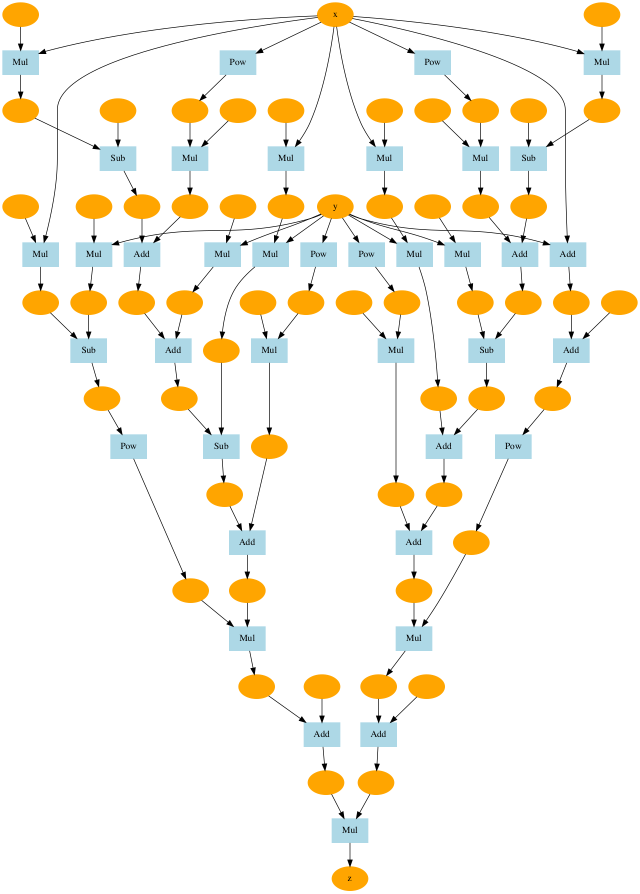
#> input picture pypznn1/deeplearning/goldstein.png, 1280 x 1787 px (shown at 1/2 size); its folder holds only this picture in this run
$ python -i transforms.py   (imports and definitions only)   (older library calls are emulated)
#> lines starting #> are read from the running program, lines starting #| are printed output that depends on the picture
### pypznn1/deeplearning/core.py
import contextlib
import numpy as np
import weakref
import pypznn1.deeplearning

class Config:
    enable_backprop = True
    train = True

# [8 lines left out: function using_config, not called in this run]

def no_grad():
    return using_config('enable_backprop', False)

def test_mode():
    return using_config('train', False)


try:
    import cupy
    array_types = (np.ndarray, cupy.ndarray)
except ImportError:
    array_types = (np.ndarray)

class Variable:
    __array_priority__ = 200

    # [10 lines left out: function __init__, not called in this run]

    @property
    def shape(self):
        return self.data.shape

    @property
    def ndim(self):
        return self.data.ndim

    @property
    def size(self):
        return self.data.size

    @property
    def dtype(self):
        return self.data.dtype

    @property
    def T(self):
        return pypznn1.deeplearning.functions.transpose(self)

    def __len__(self):
        return len(self.data)

    # [5 lines left out: function __repr__, not called in this run]

    def set_creator(self, func):
        self.creator = func
        self.generation = func.generation + 1

    # [37 lines left out: function backward, not called in this run]

    def unchain(self):
        self.creator = None

    # [9 lines left out: function unchain_backward, not called in this run]

    def cleargrad(self):
        self.grad = None

    # [12 lines left out: functions reshape, transpose, not called in this run]

    def sum(self, axis=None, keepdims=False):
        return pypznn1.deeplearning.functions.sum(self, axis, keepdims)

    def to_cpu(self):
        if self.data is not None:
            self.data = pypznn1.deeplearning.cuda.as_numpy(self.data)

    def to_gpu(self):
        if self.data is not None:
            self.data = pypznn1.deeplearning.cuda.as_cupy(self.data)

# [9 lines left out: functions as_array, as_variable, not called in this run]

class Parameter(Variable):
    pass

class Function:
    # [17 lines left out: function __call__, not called in this run]

    def forward(self, xs):
        raise NotImplementedError()

    def backward(self, gys):
        raise NotImplementedError()

class Add(Function):
    # [11 lines left out: functions forward, backward, not called in this run]

class Mul(Function):
    def forward(self, x0, x1):
        y = x0 * x1
        return y

    # [7 lines left out: function backward, not called in this run]

class Neg(Function):
    def forward(self, x):
        return -x

    def backward(self, gy):
        return -gy

class Sub(Function):
    # [11 lines left out: functions forward, backward, not called in this run]

class Div(Function):
    def forward(self, x0, x1):
        y = x0 / x1
        return y

    # [8 lines left out: function backward, not called in this run]

class Pow(Function):
    def __init__(self, c):
        self.c = c

    def forward(self, x):
        y = x ** self.c
        return y

    # [15 lines left out: functions backward, add, mul, not called in this run]

def neg(x):
    f = Neg()
    return f(x)

# [19 lines left out: functions sub, rsub, div, rdiv, not called in this run]

def pow(x, c):
    f = Pow(c)
    return f(x)

def setup_variable():
    Variable.__add__ = add
    Variable.__radd__ = add
    Variable.__mul__ = mul
    Variable.__rmul__ = mul
    Variable.__neg__ = neg
    Variable.__sub__ = sub
    Variable.__rsub__ = rsub
    Variable.__truediv__ = div
    Variable.__rtruediv__ = rdiv
    Variable.__pow__ = pow

    from pypznn1.deeplearning.functions import get_item
    Variable.__getitem__ = get_item

### pypznn1/deeplearning/transforms.py
import numpy as np
try:
    import Image
except ImportError:
    from PIL import Image
from pypznn1.deeplearning.utils import pair

class Compose:
    def __init__(self, transforms=[]):
        self.transforms = transforms

    # [6 lines left out: function __call__, not called in this run]

class Convert:
    def __init__(self, mode='RGB'):
        self.mode = mode

    # [8 lines left out: function __call__, not called in this run]

class Resize:
    def __init__(self, size, mode=Image.BILINEAR):
        self.size = pair(size)
        self.mode = mode

    def __call__(self, img):
        return img.resize(self.size, self.mode)

class CenterCrop:
    def __init__(self, size):
        self.size = pair(size)

    # [8 lines left out: function __call__, not called in this run]

class ToArray:
    def __init__(self, dtype=np.float32):
        self.dtype = dtype

    # [10 lines left out: function __call__, not called in this run]

class ToPIL:
    def __call__(self, array):
        data = array.transpose(1, 2, 0)
        return Image.fromarray(data)

class RandomHorizontalCrip:
    pass

class Normalize:
    def __init__(self, mean=0, std=1):
        self.mean = mean
        self.std = std

    # [12 lines left out: function __call__, not called in this run]

class Flatten:
    def __call__(self, array):
        return array.flatten()

class AsType:
    def __init__(self, dtype=np.float32):
        self.dtype = dtype

    def __call__(self, array):
        return array.astype(self.dtype)

ToFloat = AsType

class ToInt(AsType):
    def __init__(self, dtype=np.int):
        self.dtype = dtype

>>> import cv2
>>> picture = cv2.imread('goldstein.png', cv2.IMREAD_GRAYSCALE)
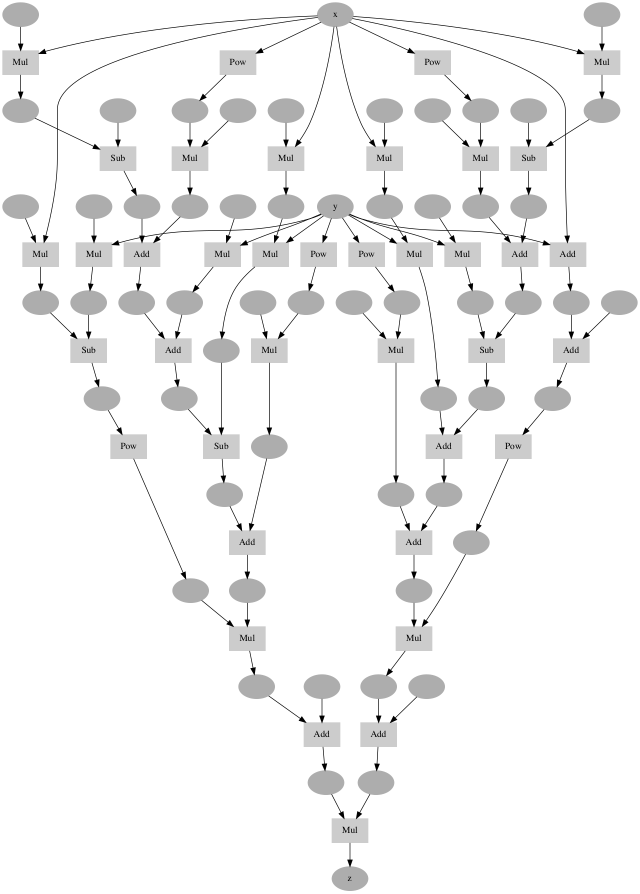
#> picture: shape (1787, 1280) (shown at 1/2 size); min 0, max 255, mean 243.2
>>> result = Convert()(picture)
#> (the run stopped early here; a loop or call above may not have finished)

$ run again, on pypznn1/deeplearning/model.png
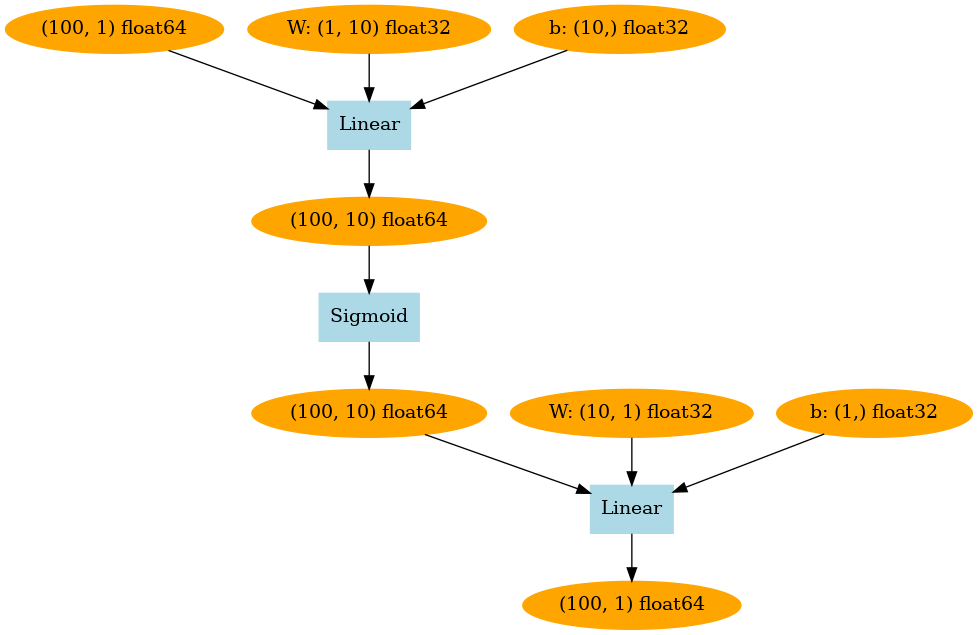
#> input picture pypznn1/deeplearning/model.png, 978 x 635 px
#> `picture = cv2.imread('goldstein.png', cv2.IMREAD_GRAYSCALE)`:
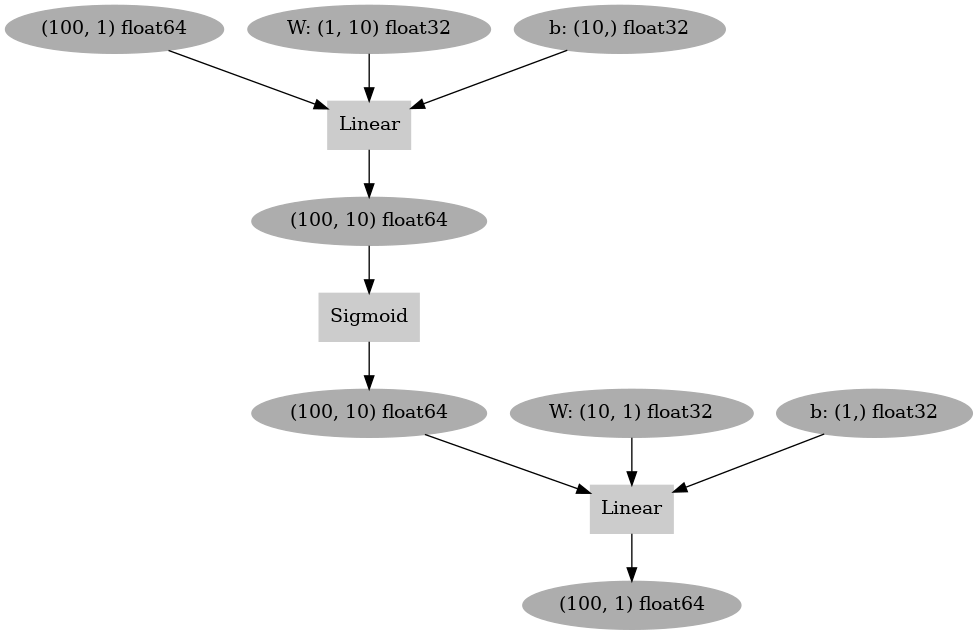
#> picture: shape (635, 978); min 0, max 255, mean 242.4

$ run again, on pypznn1/deeplearning/my_sin.png
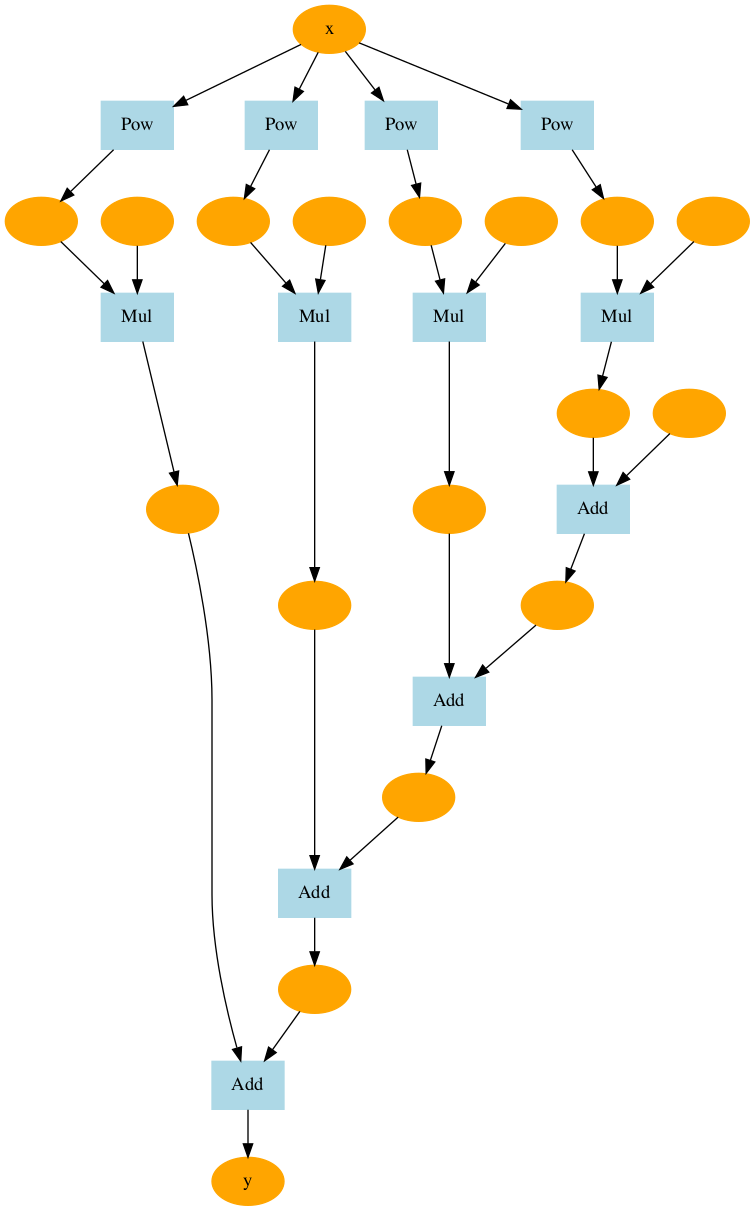
#> input picture pypznn1/deeplearning/my_sin.png, 755 x 1211 px
#> `picture = cv2.imread('goldstein.png', cv2.IMREAD_GRAYSCALE)`:
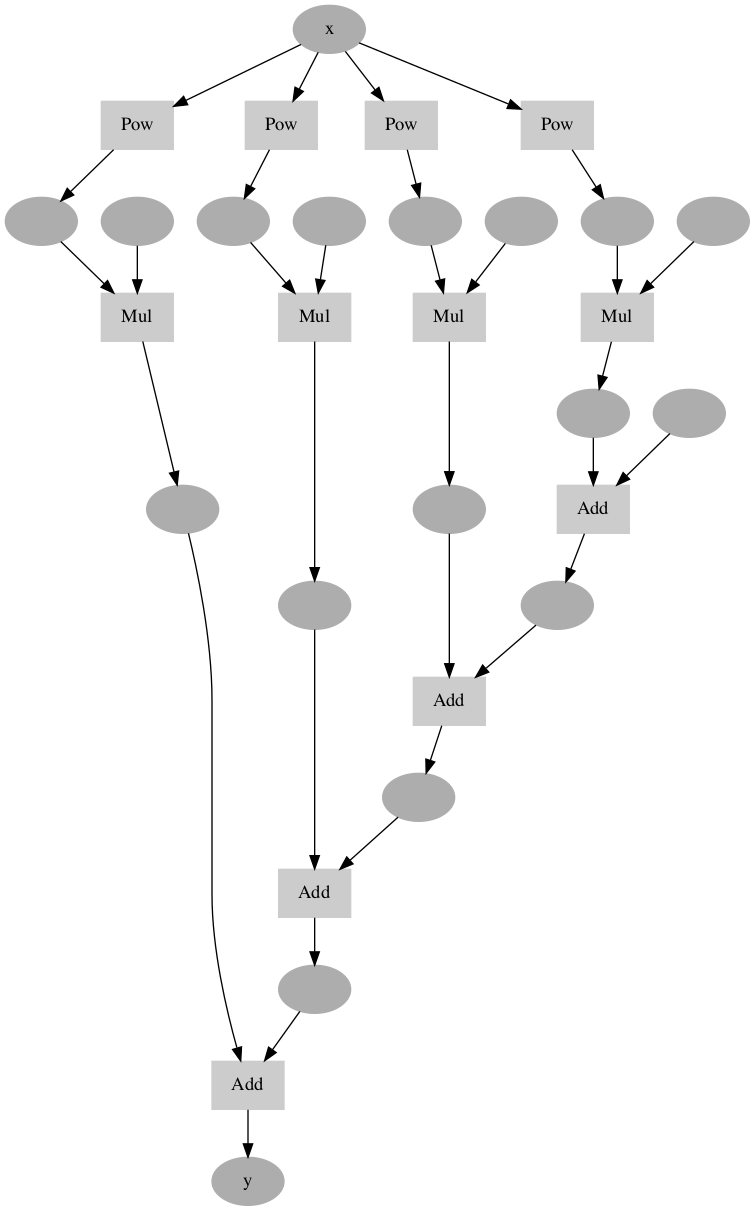
#> picture: shape (1211, 755); min 0, max 255, mean 245.9

$ run again, on pypznn1/deeplearning/tanh.png
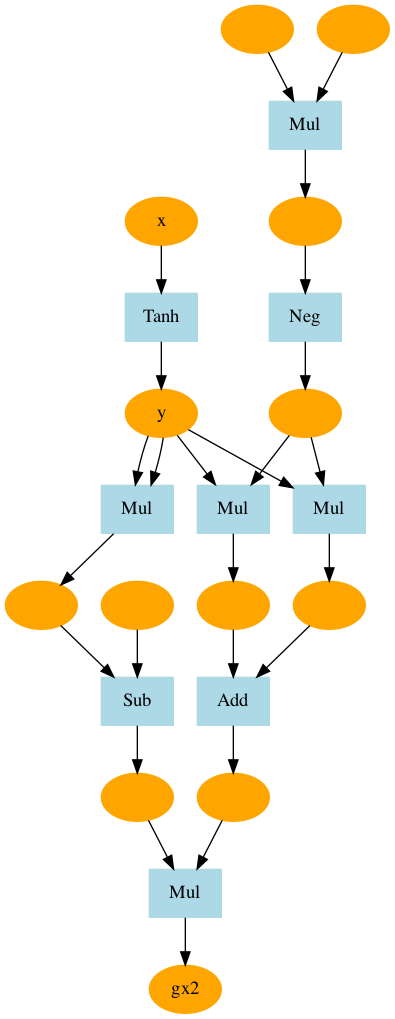
#> input picture pypznn1/deeplearning/tanh.png, 395 x 1019 px
#> `picture = cv2.imread('goldstein.png', cv2.IMREAD_GRAYSCALE)`:
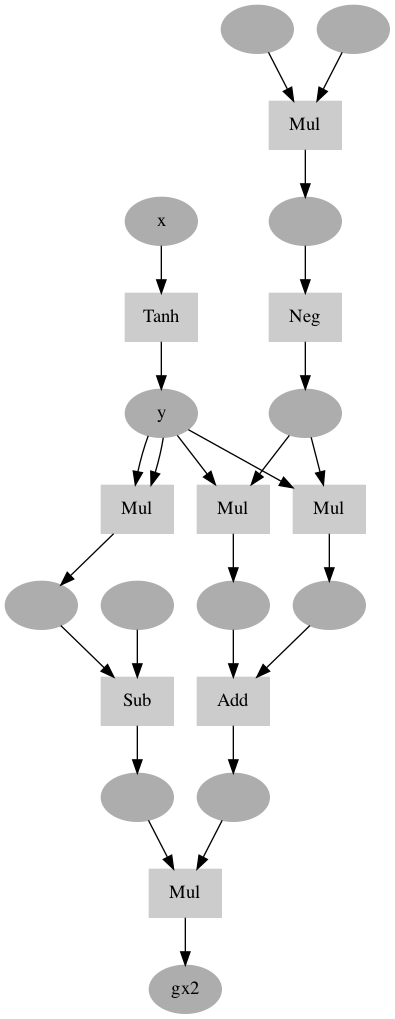
#> picture: shape (1019, 395); min 0, max 255, mean 240.4
